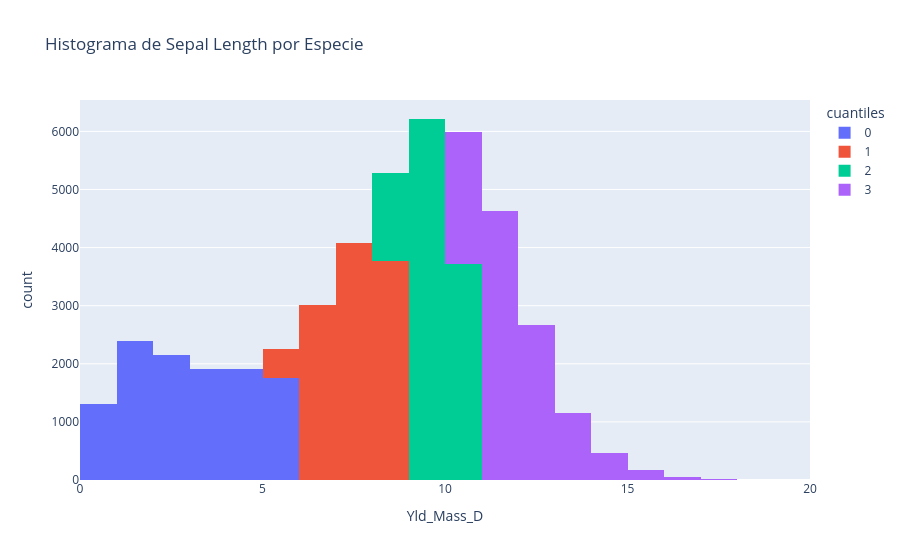

Write notebook code for a chart like this one.
### Code cell
# Crear un histograma

fig = px.histogram(gdf_rindes_lote10,
                   x='Yld_Mass_D',
                   color='cuantiles',
                   title='Histograma de Sepal Length por Especie',
                   nbins=20,
                   )

fig.show()

### Figure 1 — Plotly figure (JSON) as saved in the notebook; plotly's stock layout.template omitted (floating-point values rounded to 4 significant figures; data arrays with more than 128 entries replaced by an {"elided": "..."} marker saying what was removed)
{"data": [{"bingroup": "x", "hovertemplate": "cuantiles=0<br>Yld_Mass_D=%{x}<br>count=%{y}<extra></extra>", "legendgroup": "0", "marker": {"color": "#636efa", "pattern": {"shape": ""}}, "name": "0", "nbinsx": 20, "orientation": "v", "showlegend": true, "type": "histogram", "x": {"elided": "11418 float values"}, "xaxis": "x", "yaxis": "y"}, {"bingroup": "x", "hovertemplate": "cuantiles=1<br>Yld_Mass_D=%{x}<br>count=%{y}<extra></extra>", "legendgroup": "1", "marker": {"color": "#EF553B", "pattern": {"shape": ""}}, "name": "1", "nbinsx": 20, "orientation": "v", "showlegend": true, "type": "histogram", "x": {"elided": "11376 float values"}, "xaxis": "x", "yaxis": "y"}, {"bingroup": "x", "hovertemplate": "cuantiles=2<br>Yld_Mass_D=%{x}<br>count=%{y}<extra></extra>", "legendgroup": "2", "marker": {"color": "#00cc96", "pattern": {"shape": ""}}, "name": "2", "nbinsx": 20, "orientation": "v", "showlegend": true, "type": "histogram", "x": {"elided": "11447 float values"}, "xaxis": "x", "yaxis": "y"}, {"bingroup": "x", "hovertemplate": "cuantiles=3<br>Yld_Mass_D=%{x}<br>count=%{y}<extra></extra>", "legendgroup": "3", "marker": {"color": "#ab63fa", "pattern": {"shape": ""}}, "name": "3", "nbinsx": 20, "orientation": "v", "showlegend": true, "type": "histogram", "x": {"elided": "11447 float values"}, "xaxis": "x", "yaxis": "y"}], "layout": {"barmode": "relative", "legend": {"title": {"text": "cuantiles"}, "tracegroupgap": 0}, "title": {"text": "Histograma de Sepal Length por Especie"}, "xaxis": {"anchor": "y", "domain": [0, 1], "title": {"text": "Yld_Mass_D"}}, "yaxis": {"anchor": "x", "domain": [0, 1], "title": {"text": "count"}}}}
